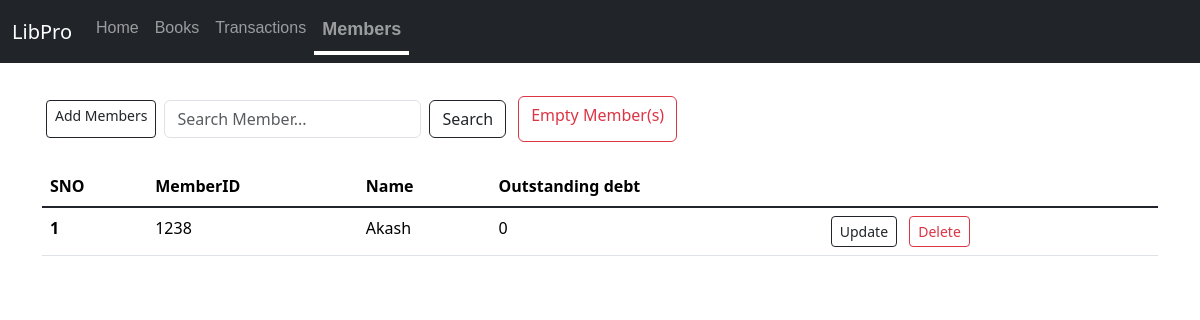
The app's page /members, older data.
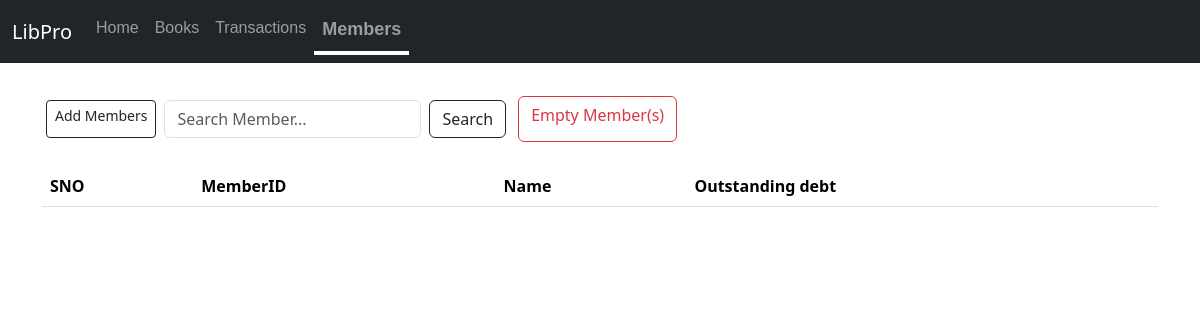
The same page, newer data.
### app.py (models this page shows)
class Members(db.Model):
    sno = db.Column(db.Integer, primary_key=True)
    memberid = db.Column(db.String(10),  nullable=False,unique=True)
    name = db.Column(db.String(30), nullable=False)
    outstanding_debt = db.Column(db.Integer, nullable=False)

### app.py (the view, shortened to what this page needs)
@app.route('/<string:table>',methods=['GET','POST'])
def view(table):
    record_class=globals().get(table.capitalize())
    if record_class is None:
        flash("Invalid Operation",'warning')
        return redirect('/')
    else:
        allrecords=record_class.query.all()
        return render_template(f'{table}.html',allrecords=allrecords)

### templates/members.html (shortened to what this page needs)
{% extends 'base.html' %}
{% block body %}
<div style="display:flex" class="container my-4">
  <a href="/addrecord/members" class="add btn btn-outline-dark btn-sm mx-1 my-1" type="button">Add Members</a>
<form style="width:fit-content" class="d-flex mx-1 my-1" method="POST" action="/search/members" role="search">
  <input class="form-control me-2" name="searchitem"  id="searchmember" type="search" placeholder="Search Member..." aria-label="Search">
  <button class="btn btn-outline-dark"  type="submit">Search</button>
</form>
<a class="btn btn-outline-danger mx-2" href="/empty/members" type="button">Empty Member(s)</a>
</div>
<div class="container">
    <table class="table">
        <thead>
          <tr>
            <th scope="col">SNO</th>
            <th scope="col">MemberID</th>
            <th scope="col">Name</th>
            <th scope="col">Outstanding debt</th>
          </tr>
        </thead>
        <tbody class="table-group-divider">
          {% for records in allrecords  %}
          <tr>
            <th scope="row">{{loop.index}}</th>
            <td>{{records.memberid}}</td>
            <td>{{records.name}}</td>
            <td>{{records.outstanding_debt}}</td>
            <td>
              <a href="/updaterecord/members/{{records.sno}}" type="button" class="btn btn-outline-dark btn-sm mx-1">Update</a>
              <a href="/deleterecord/members/{{records.sno}}" type="button" class="btn btn-outline-danger btn-sm mx-1">Delete</a>
            </td>
          </tr>
          {% endfor %}
        </tbody>
      </table>
</div>
{% endblock body %}

Row changes from the older to the newer data that the page shows:
removed Members: memberid "1238", name "Akash", outstanding_debt "0"
